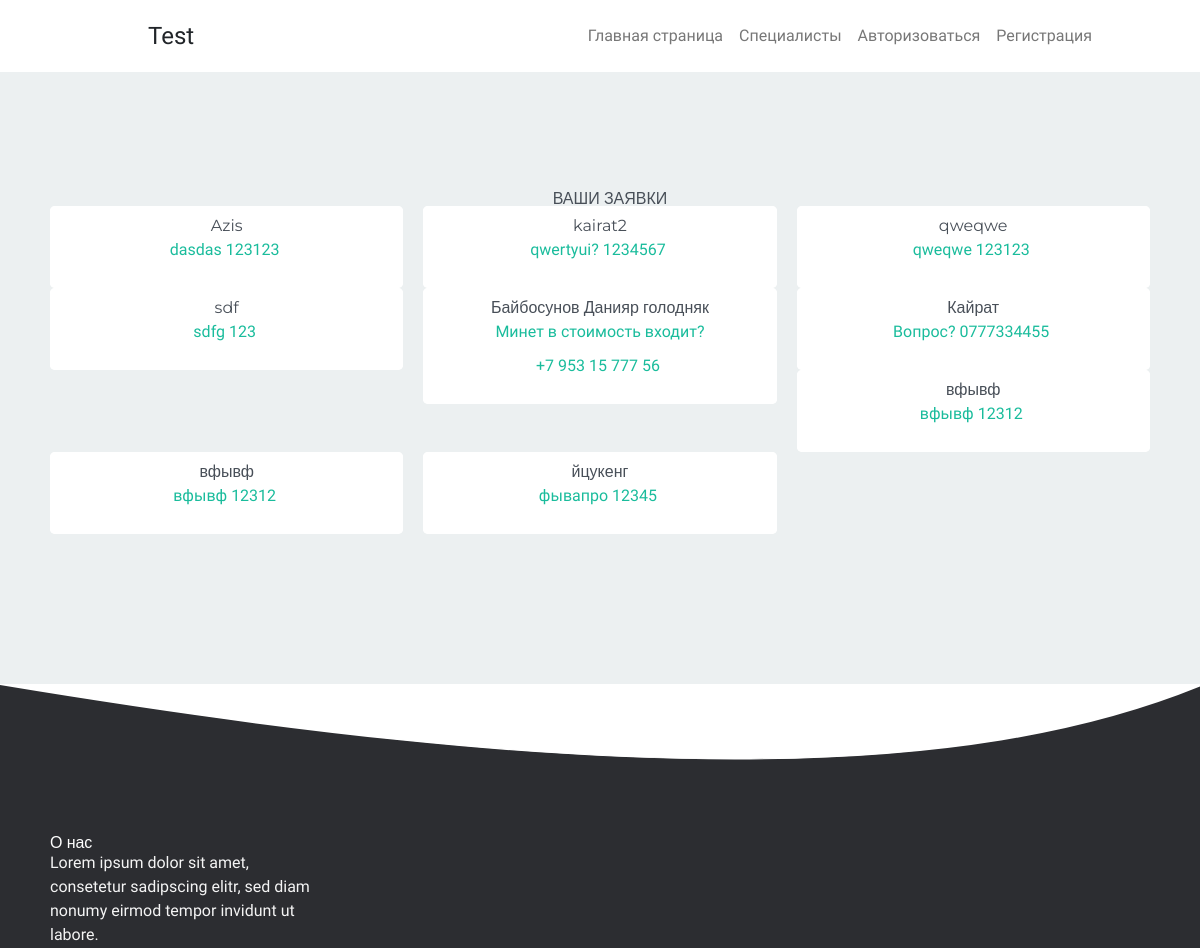
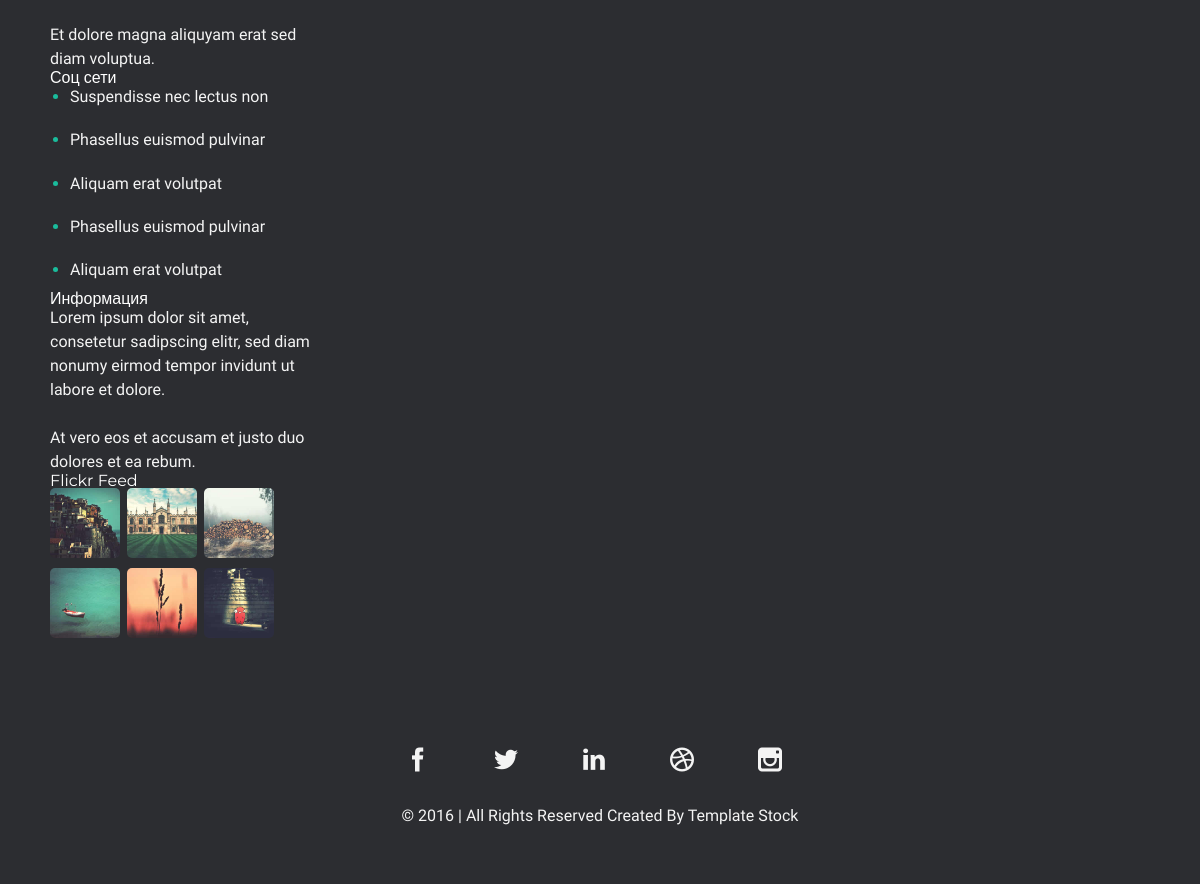
The app's page /feedbacks with its own data (2 pictures, top to bottom).
### feedback/models.py (models this page shows, shortened)
class Feedback(models.Model):
    name = models.CharField(
        verbose_name='ФИО',
        max_length=1000,
        blank=True,
        null=True
    )
    question = models.CharField(
        verbose_name='Ваш вопрос',
        max_length=1000,
        blank=True,
        null=True
    )
    phone = models.CharField(
        verbose_name='Телефон',
        max_length=1000,
        blank=True,
        null=True
    )
    created = models.DateTimeField(
        verbose_name='Дата публикации',
        auto_now_add=True,
        blank=True,
    )
    author = models.ForeignKey(User, on_delete=models.CASCADE)
    class Meta:
        verbose_name = 'Отзыв'
        verbose_name_plural = 'Отзывы'
        ordering = ['name']

### employer/views.py (the view)
# urls.py: path('feedbacks', views.feedbacks, name='feedback'), # список всех отзывов
def feedbacks(request): # функция для просмотра всех отзывов
    feedbacks = Feedback.objects.all() # передача в переменную все обьекты из базы
    return render(request, 'feedbacks.html', {'feedbacks': feedbacks})

### employer/templates/feedbacks.html (shortened to what this page needs)
{% extends 'base.html' %}
{% block content %}
<div class="wrap team-wrap grey" id="team">
                    <div class="grid grid-pad">
                        <div class="content" >
                            <h2>Ваши Заявки</h2>
                            {% if feedbacks  %}
                            {% for i in feedbacks %}
                            <div class="col-1-3" >
                                <div class="content staff-content">
                                    <div class="recent-work staff-img">
                                        <div class="work-info staff-info m-3">
                                            <h5>{{ i.name }}</h5>
                                            <span>{{ i.question }}</span>
                                            <span>{{ i.phone }}</span>
                                        </div>
                                    </div>
                                </div>
                            </div>
                            {% endfor %}
                            {% else %}
                            <h2>Пока никто не писал</h2>
                            {% endif %}
                        </div>
                    </div>
                </div>
{% endblock %}

### static/assets/css/simplegrid.css (style rules this page uses)
*, *:after, *:before { -webkit-box-sizing: border-box; -moz-box-sizing: border-box; box-sizing: border-box; }
body { margin: 0px; }
[class*='col-'] { float: left; padding-right: 20px; }
.grid { width: 100%; max-width: 1140px; min-width: 755px; margin: 0 auto; overflow: hidden; }
.grid:after { content: ""; display: table; clear: both; }
.grid-pad { padding: 20px 0 0px 20px; }
.col-1-3, .col-4-12 { width: 33.33%; }

### static/assets/css/style.css (style rules this page uses)
*, *:before, *:after { box-sizing: border-box; }
.wrap { width: 100%; padding: 3.5em 0; }
.grey { background: #ECF0F1; padding: 100px 0 150px; }
body { font-size: 1em; line-height: 1.7em; color: #777777; font-weight: normal; }
body, input, textarea { font-family: 'Source Sans Pro', Helvetica, Arial, sans-serif; }
h1,h2,h3,h4,h5,h6, .navigation a, .btn, .filters .filter { font-family: 'Montserrat', Helvetica, Arial, sans-serif; }
h1,h2,h3,h4,h5,h6 { position: relative; margin: 1em 0 1.4em; color: #484f58; }
h1,h2 { text-transform: uppercase; }
h2 { font-size: 2.8em; line-height: .9em; }
h4,h5,h6 { font-size: 1.125em; line-height: .5em; }
.recent-work { background: #6578bc; background: -moz-linear-gradient(left, #6578bc 0%, #1abc9c 100%); background: -webkit-gradient(linear, left top, right top, color-stop(0%,#6578bc), color-stop(100%,#1abc9c)); background: -webkit-linear-gradient(left, #6578bc 0%,#1abc9c 100%); background: -o-linear-gradient(left, #6578bc 0%,#1abc9c 100%); background: -ms-linear-gradient(left, #6578bc 0%,#1abc9c 100%); background: linear-gradient(to right, #6578bc 0%,#1abc9c 100%); filter: progid:DXImageTransform.Microsoft.gradient( startColorstr='#6578bc', endColorstr='#1abc9c',GradientType=1 ); position: relative; margin-bottom: 1em; -webkit-border-radius: 5px; -moz-border-radius: 5px; border-radius: 5px; }
.recent-work .work-info { margin-top: 23px; }
.team-wrap { text-align: center; }
.staff-content { -webkit-border-radius: 5px; -moz-border-radius: 5px; border-radius: 5px; background: #fff; }
.staff-info { padding: 0 10px; }
.staff-info span { color:#1abc9c; }
.staff-img { position: relative; display: table; margin: 0 auto; background: #fff; }
.staff-img { position: relative; display: table; width: 100%; }
.staff-content h5 { margin-bottom: .5em; }
.staff-content span { display: inline-block; margin-bottom: 10px; }

### records on screen
Feedback: name "Azis", question "dasdas", phone "123123"
Feedback: name "kairat2", question "qwertyui?", phone "1234567"
Feedback: name "qweqwe", question "qweqwe", phone "123123"
Feedback: name "sdf", question "sdfg", phone "123"
Feedback: name "Байбосунов Данияр голодняк", question "Минет в стоимость входит?", phone "+7 953 15 777 56"
Feedback: name "Кайрат", question "Вопрос?", phone "0777334455"
Feedback: name "вфывф", question "вфывф", phone "12312"
Feedback: name "вфывф", question "вфывф", phone "12312"
Feedback: name "йцукенг", question "фывапро", phone "12345"
